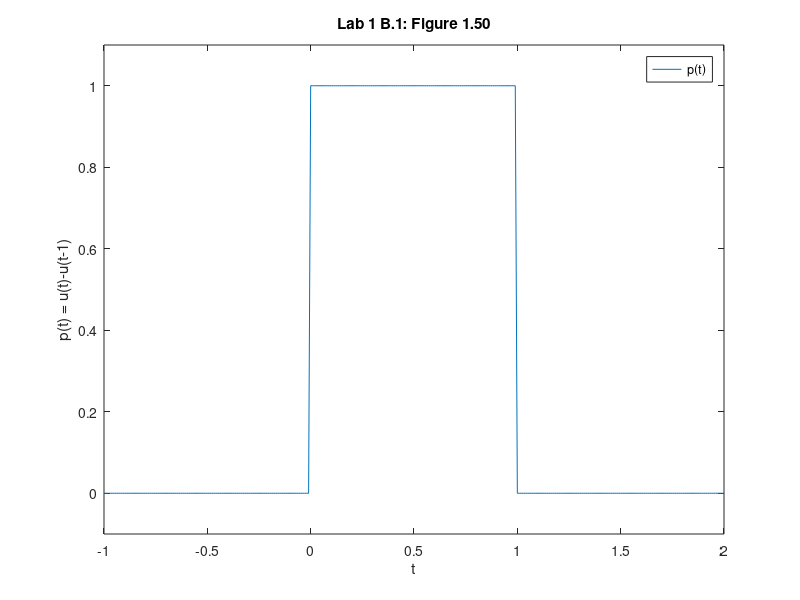

Write MATLAB code to recreate this figure.
% Pre-run clearing
clc;   %Clear command window
clf;   %Clear figure window
clear; %Clear variables from RAM

% Create anonymous function p(t), set to equal 1.0 when 0 <= t < 1
% .* -> element-wise multiplication
% ((t>=0) & (t<1)) creates a boolean array equal to size t (the mask)
%       1 if condition is true, else 0.
p = @(t) 1.0.* ((t>=0) & (t<1));

% Set t (x-axis) to go from -1 to 2, inclusively, with a step of 0.01
t = (-1:0.01:2); 

% Plot p(t) vs t
plot(t,p(t));

% Set labels
xlabel('t'); 
ylabel('p(t) = u(t)-u(t-1)');
legend('p(t)')
title('Lab 1 B.1: Figure 1.50');

% Set X axis -1 to 2
% Set Y axis -0.1 to 1.1
axis([-1 2 -.1 1.1]);

